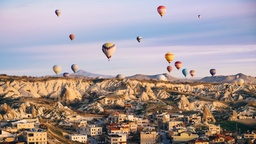
#> input picture Section 11- Corner Detection/panorama.jpg, 256 x 144 px, shrunk from 2560 x 1440 before the run
$ jupyter execute 'SSD Corner Detection.ipynb'
#> lines starting #> are read from the running program, lines starting #| are printed output that depends on the picture; after the words box and inside, x2 and y2 are one past the last pixel; in counts of white or black regions, pixels touching at a corner belong together
[cell 1]
import cv2
import matplotlib.pyplot as plt
import numpy as np

[cell 2]
I_org = plt.imread(r'panorama.jpg')
#> I_org is the input picture: shape (144, 256, 3); mean R, G, B 165.5, 152.2, 152.7
I = cv2.cvtColor(I_org,cv2.COLOR_RGB2GRAY) # converting to greyscale so only need to detect corers for one channel
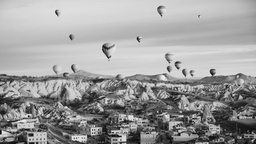
#> I: shape (144, 256); min 3, max 246, mean 156.2

[cell 3]
plt.imshow(I,cmap='gray')

# Calculating SSD for each Pixel

[cell 4]
numRows , numCols = I.shape[0] , I.shape[1]
#> numRows = 144; numCols = 256

[cell 5]
directions = {'left':(0,-1),
             'right':(0,1),
             'up':(-1,0),
             'down':(1,0),
             'up_left':(-1,-1),
             'up_right':(-1,1),
             'down_left':(1,-1),
             'down_right':(1,1)}

[cell 6]
C = np.zeros(I.shape) # Final matrix that stores min SSD for each pixel
for i in range(2,numRows-2): # looping for all pixels, i,j is pixel of concern (centre pixel). Ignore the outside 2 border pixels so that window always fits on the image
    for j in range(2,numCols-2):
        minSSD = -1
        for d in directions.values(): # exploring all directions
            u , v = d[0] , d[1] # u and v component of direction
            P1 = I[i-1:i+2,j-1:j+2] # patch 1 (3x3) with i,j being centre pixel
            P2 = I[i+u-1:i+u+2,j+v-1:j+v+2] # shifted patch (patch 2) in u and v direction
            ssd = np.sum((P1-P2)**2)
            if minSSD == -1:
                minSSD = ssd
            elif ssd < minSSD:
                minSSD = ssd
        C[i,j] = minSSD # assigning minSSD value to the pixel
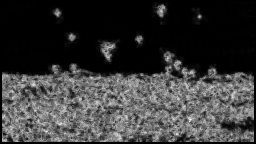
#> C: shape (144, 256) float64; min 0, max 1213, mean 266.3; drawn with min black and max white

[cell 7]
plt.imshow(C,cmap='gray')

# Determining the SSD threshold

[cell 8]
# calculating the average SSD value + 3 standard deviations
th = C.mean()+3*C.std()
#> th = 1132.6
C_image = C>th
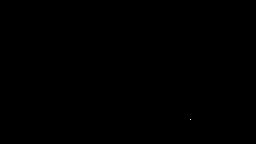
#> C_image: shape (144, 256) bool; 0% white in thin lines or dots, all inside (x1, y1, x2, y2) = (190, 119, 191, 120)
plt.imshow(C_image,cmap='gray')

# changing colour of corner pixels and plotting on original image

[cell 9]
I2 = I_org[:,:,::-1]
idx = np.argwhere(C_image)
#> idx = [[119, 190]]
r,c = idx[:,0],idx[:,1]
#> r = [119]; c = [190]
for i in range(len(r)):
    I2 = cv2.circle(np.float32(I2),(c[i],r[i]),radius=1,color=(0,255,0),thickness=-1) # replacing with coloured filled circles
#> this loop made 1 pass
plt.imshow(np.array(I2[:,:,::-1],np.uint8))
